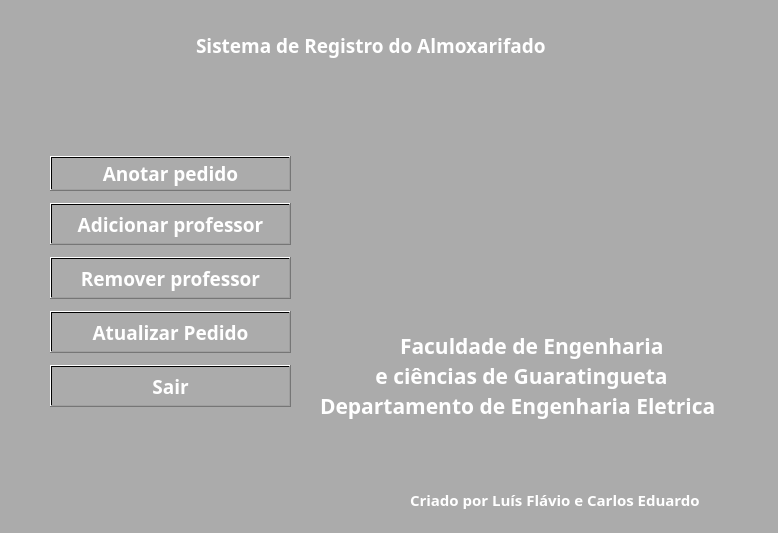
<?xml version="1.0" encoding="UTF-8"?>
<ui version="4.0">
 <class>Tela_inicial</class>
 <widget class="QMainWindow" name="Tela_inicial">
  <property name="geometry">
   <rect>
    <x>0</x>
    <y>0</y>
    <width>778</width>
    <height>533</height>
   </rect>
  </property>
  <property name="windowTitle">
   <string>Tela Inicial</string>
  </property>
  <property name="windowIcon">
   <iconset>
    <normaloff>unesp-logo-11.png</normaloff>unesp-logo-11.png</iconset>
  </property>
  <property name="styleSheet">
   <string notr="true">background-color: qlineargradient(spread:pad, x1:0, y1:0, x2:1, y2:1, stop:1 rgba(171, 171, 171, 255));
color: qlineargradient(spread:pad, x1:0, y1:0, x2:1, y2:1, stop:0 rgba(255, 255, 255, 255));</string>
  </property>
  <widget class="QWidget" name="centralwidget">
   <widget class="QWidget" name="layoutWidget">
    <property name="geometry">
     <rect>
      <x>0</x>
      <y>0</y>
      <width>551</width>
      <height>91</height>
     </rect>
    </property>
    <layout class="QHBoxLayout" name="horizontalLayout">
     <item>
      <spacer name="horizontalSpacer_2">
       <property name="orientation">
        <enum>Qt::Horizontal</enum>
       </property>
       <property name="sizeHint" stdset="0">
        <size>
         <width>40</width>
         <height>20</height>
        </size>
       </property>
      </spacer>
     </item>
     <item>
      <widget class="QLabel" name="label">
       <property name="font">
        <font>
         <family>Segoe Print</family>
         <pointsize>14</pointsize>
         <bold>true</bold>
        </font>
       </property>
       <property name="styleSheet">
        <string notr="true">color: qlineargradient(spread:pad, x1:0, y1:0, x2:1, y2:1, stop:0 rgba(255, 255, 255, 255));</string>
       </property>
       <property name="text">
        <string>Sistema de Registro do Almoxarifado </string>
       </property>
      </widget>
     </item>
    </layout>
   </widget>
   <widget class="QWidget" name="horizontalLayoutWidget">
    <property name="geometry">
     <rect>
      <x>0</x>
      <y>150</y>
      <width>291</width>
      <height>264</height>
     </rect>
    </property>
    <layout class="QHBoxLayout" name="horizontalLayout_2">
     <item>
      <spacer name="horizontalSpacer">
       <property name="orientation">
        <enum>Qt::Horizontal</enum>
       </property>
       <property name="sizeType">
        <enum>QSizePolicy::Fixed</enum>
       </property>
       <property name="sizeHint" stdset="0">
        <size>
         <width>50</width>
         <height>20</height>
        </size>
       </property>
      </spacer>
     </item>
     <item>
      <layout class="QVBoxLayout" name="verticalLayout">
       <item>
        <widget class="QPushButton" name="pedido">
         <property name="font">
          <font>
           <family>Segoe Print</family>
           <pointsize>14</pointsize>
           <bold>true</bold>
          </font>
         </property>
         <property name="styleSheet">
          <string notr="true">color: qlineargradient(spread:pad, x1:0, y1:0, x2:1, y2:1, stop:0 rgba(255, 255, 255, 255));</string>
         </property>
         <property name="text">
          <string>Anotar pedido</string>
         </property>
        </widget>
       </item>
       <item>
        <widget class="QPushButton" name="adicionar">
         <property name="minimumSize">
          <size>
           <width>149</width>
           <height>42</height>
          </size>
         </property>
         <property name="maximumSize">
          <size>
           <width>16777215</width>
           <height>42</height>
          </size>
         </property>
         <property name="font">
          <font>
           <family>Segoe Print</family>
           <pointsize>14</pointsize>
           <bold>true</bold>
          </font>
         </property>
         <property name="styleSheet">
          <string notr="true">color: qlineargradient(spread:pad, x1:0, y1:0, x2:1, y2:1, stop:0 rgba(255, 255, 255, 255));</string>
         </property>
         <property name="text">
          <string>Adicionar professor</string>
         </property>
        </widget>
       </item>
       <item>
        <widget class="QPushButton" name="remov">
         <property name="minimumSize">
          <size>
           <width>149</width>
           <height>42</height>
          </size>
         </property>
         <property name="font">
          <font>
           <family>Segoe Print</family>
           <pointsize>14</pointsize>
           <bold>true</bold>
          </font>
         </property>
         <property name="styleSheet">
          <string notr="true">color: qlineargradient(spread:pad, x1:0, y1:0, x2:1, y2:1, stop:0 rgba(255, 255, 255, 255));</string>
         </property>
         <property name="text">
          <string>Remover professor</string>
         </property>
        </widget>
       </item>
       <item>
        <widget class="QPushButton" name="att_pedido">
         <property name="minimumSize">
          <size>
           <width>149</width>
           <height>42</height>
          </size>
         </property>
         <property name="font">
          <font>
           <family>Segoe Print</family>
           <pointsize>14</pointsize>
           <bold>true</bold>
          </font>
         </property>
         <property name="styleSheet">
          <string notr="true">color: qlineargradient(spread:pad, x1:0, y1:0, x2:1, y2:1, stop:0 rgba(255, 255, 255, 255));</string>
         </property>
         <property name="text">
          <string>Atualizar Pedido</string>
         </property>
        </widget>
       </item>
       <item>
        <widget class="QPushButton" name="sair">
         <property name="minimumSize">
          <size>
           <width>149</width>
           <height>42</height>
          </size>
         </property>
         <property name="maximumSize">
          <size>
           <width>16777215</width>
           <height>42</height>
          </size>
         </property>
         <property name="font">
          <font>
           <family>Segoe Print</family>
           <pointsize>14</pointsize>
           <bold>true</bold>
          </font>
         </property>
         <property name="styleSheet">
          <string notr="true">color: qlineargradient(spread:pad, x1:0, y1:0, x2:1, y2:1, stop:0 rgba(255, 255, 255, 255));</string>
         </property>
         <property name="text">
          <string>Sair</string>
         </property>
        </widget>
       </item>
      </layout>
     </item>
    </layout>
   </widget>
   <widget class="QLabel" name="label_3">
    <property name="geometry">
     <rect>
      <x>410</x>
      <y>490</y>
      <width>341</width>
      <height>20</height>
     </rect>
    </property>
    <property name="font">
     <font>
      <family>Segoe Print</family>
      <pointsize>11</pointsize>
      <bold>true</bold>
     </font>
    </property>
    <property name="styleSheet">
     <string notr="true">color: qlineargradient(spread:pad, x1:0, y1:0, x2:1, y2:1, stop:0 rgba(255, 255, 255, 255));</string>
    </property>
    <property name="text">
     <string>Criado por Luís Flávio e Carlos Eduardo</string>
    </property>
   </widget>
   <widget class="QLabel" name="label_4">
    <property name="geometry">
     <rect>
      <x>320</x>
      <y>390</y>
      <width>421</width>
      <height>31</height>
     </rect>
    </property>
    <property name="font">
     <font>
      <family>Segoe Print</family>
      <pointsize>16</pointsize>
      <bold>true</bold>
     </font>
    </property>
    <property name="text">
     <string>Departamento de Engenharia Eletrica</string>
    </property>
   </widget>
   <widget class="QLabel" name="label_2">
    <property name="geometry">
     <rect>
      <x>400</x>
      <y>330</y>
      <width>291</width>
      <height>31</height>
     </rect>
    </property>
    <property name="font">
     <font>
      <family>Segoe Print</family>
      <pointsize>16</pointsize>
      <bold>true</bold>
     </font>
    </property>
    <property name="text">
     <string>Faculdade de Engenharia</string>
    </property>
   </widget>
   <widget class="QLabel" name="label_5">
    <property name="geometry">
     <rect>
      <x>370</x>
      <y>360</y>
      <width>321</width>
      <height>31</height>
     </rect>
    </property>
    <property name="font">
     <font>
      <family>Segoe Print</family>
      <pointsize>16</pointsize>
      <bold>true</bold>
     </font>
    </property>
    <property name="text">
     <string> e ciências de Guaratingueta</string>
    </property>
   </widget>
   <widget class="QLabel" name="label_6">
    <property name="geometry">
     <rect>
      <x>450</x>
      <y>150</y>
      <width>181</width>
      <height>161</height>
     </rect>
    </property>
    <property name="text">
     <string/>
    </property>
    <property name="pixmap">
     <pixmap>unesp-logo-11.png</pixmap>
    </property>
    <property name="scaledContents">
     <bool>true</bool>
    </property>
   </widget>
  </widget>
  <widget class="QStatusBar" name="statusbar"/>
 </widget>
 <resources/>
 <connections/>
</ui>
